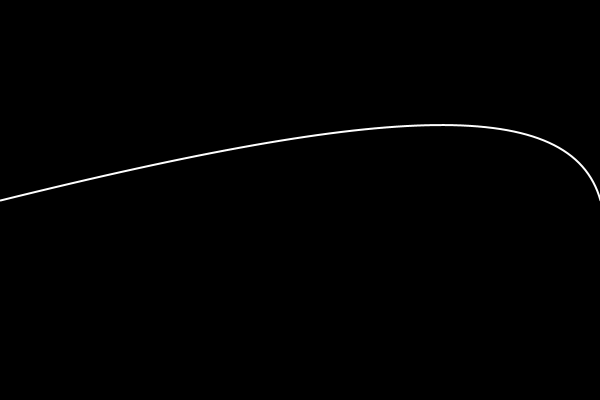
Frame 1 (no input)
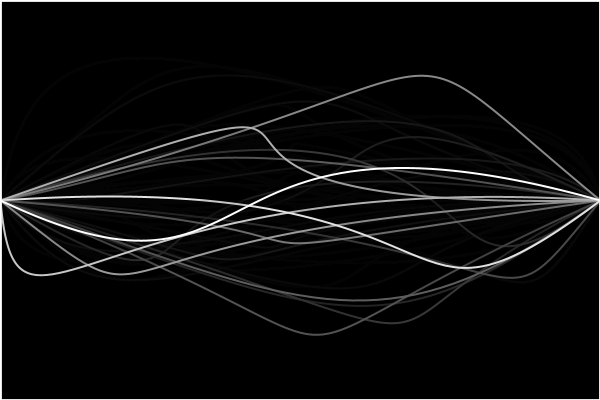
Frame 60 (the mouse pressed at the canvas centre just before this capture)
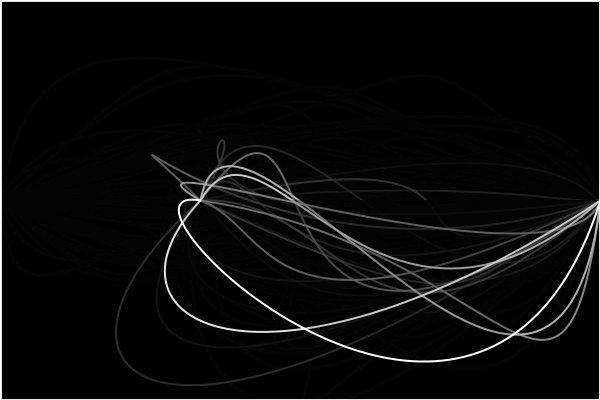
Frame 120 (the mouse held since frame 60 and released just before this capture)

The Processing sketch that drew these frames (run headless with seeded random() and noise(); from frame 60 on, the mouse is pressed at the canvas centre):

// Processing sketch: processing_35833
// ── processing_35833.pde

void setup(){
 size(600, 400);
 background(0);
 smooth();
}
 
void draw(){
 frameRate(8);
 fill(0,30);
 rect(0,0,width,height);
  
 stroke(255);
 strokeWeight(2);
 bezier(mouseY,height/2,random(0,width),random(0,height),random(0,width),mouseY+random(height),width,height/2);
}
